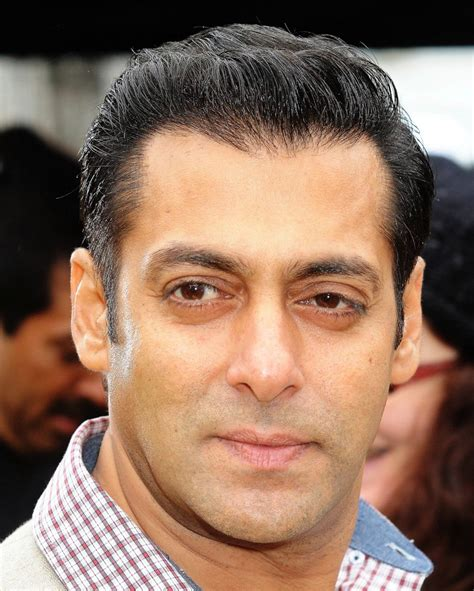
#> input picture UI/test_images/Salman Khan.jpg, 474 x 591 px, found by its file name
$ jupyter execute --allow-errors data_cleaning.ipynb   (shell and % lines are left out)
#> lines starting #> are read from the running program, lines starting #| are printed output that depends on the picture; after the words box and inside, x2 and y2 are one past the last pixel; in counts of white or black regions, pixels touching at a corner belong together
<h2 style='color:blue' align='center'>Sports Celebrity Image Classification: Data Cleaning<h2>

Special thanks to Debjyoti Paul (My data scientist friend at Amazon) for help with this project

[cell 1]
import numpy as np
import cv2
import matplotlib
from matplotlib import pyplot as plt

#### When we look at any image, most of the time we identify a person using a face. An image might contain multiple faces, also the face can be obstructed and not clear. The first step in our pre-processing pipeline is to detect faces from an image. Once face is detected, we will detect eyes, if two eyes are detected then only we keep that image otherwise discard it.</h4>

#### Now how do you detect face and eyes?

[cell 2]
img = cv2.imread('./test_images/Salman khan.jpg')
#> img is the input picture: shape (591, 474, 3); mean B, G, R 95.6, 113.4, 142.9
img.shape
#> Out = (591, 474, 3)

[cell 3]
plt.imshow(img)

[cell 4]
gray = cv2.cvtColor(img, cv2.COLOR_BGR2GRAY)
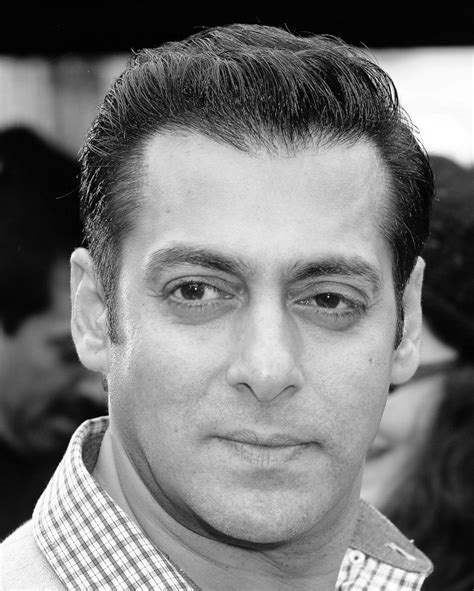
#> gray: shape (591, 474); min 0, max 255, mean 120.2
gray.shape
#> Out = (591, 474)

[cell 5]
gray

[cell 6]
plt.imshow(gray, cmap='gray')

[cell 7]
face_cascade = cv2.CascadeClassifier('./opencv/haarcascades/haarcascade_frontalface_default.xml')
eye_cascade = cv2.CascadeClassifier('./opencv/haarcascades/haarcascade_eye.xml')

faces = face_cascade.detectMultiScale(gray, 1.3, 5)
#> faces = [[71, 157, 365, 365]]
faces
#> Out = [[71, 157, 365, 365]]

[cell 8]
(x,y,w,h) = faces[0]
#> x = 71; y = 157; w = 365; h = 365
x,y,w,h
#> Out = (71, 157, 365, 365)

[cell 9]
face_img = cv2.rectangle(img,(x,y),(x+w,y+h),(255,0,0),2)
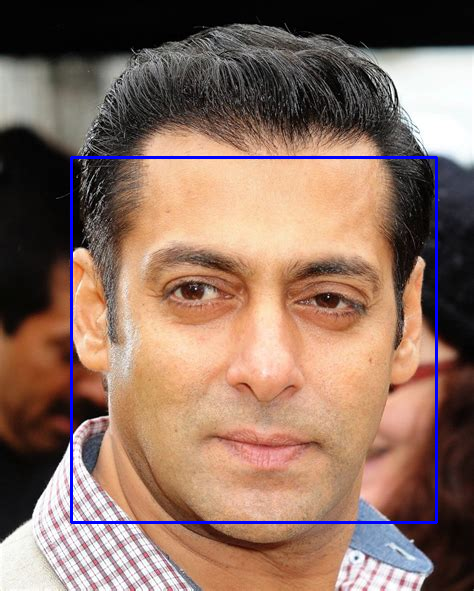
#> face_img: shape (591, 474, 3); mean B, G, R 98.1, 111.7, 140.7
plt.imshow(face_img)

[cell 10]
cv2.destroyAllWindows()
for (x,y,w,h) in faces:
    face_img = cv2.rectangle(img,(x,y),(x+w,y+h),(255,0,0),2)
    roi_gray = gray[y:y+h, x:x+w]
    roi_color = face_img[y:y+h, x:x+w]
    eyes = eye_cascade.detectMultiScale(roi_gray)
    for (ex,ey,ew,eh) in eyes:
        cv2.rectangle(roi_color,(ex,ey),(ex+ew,ey+eh),(0,255,0),2)
#> this loop made 1 pass
#> (x, y, w, h, eyes) on pass 1: (71, 157, 365, 365, [[208, 222, 24, 24], [81, 94, 82, 82], [211, 100, 86, 86]])
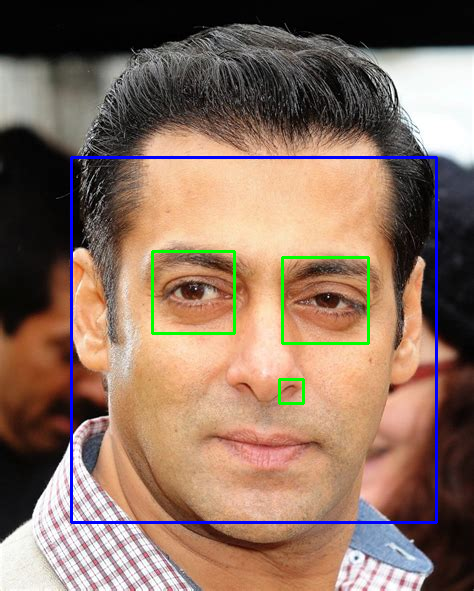
#> img: shape (591, 474, 3); 0.82% of pixels changed, all inside (x1, y1, x2, y2) = (151, 250, 370, 405)
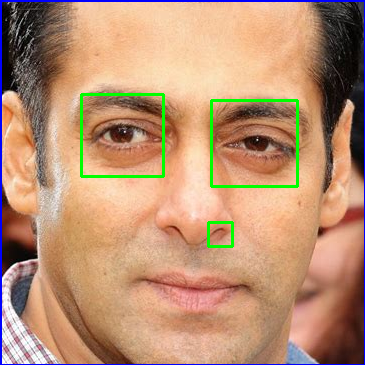
#> roi_color: shape (365, 365, 3); mean B, G, R 115.2, 145, 186.1


plt.figure()
plt.imshow(face_img, cmap='gray')
plt.show()

[cell 11]
plt.imshow(roi_color, cmap='gray')

[cell 12]
def get_cropped_image_if_2_eyes(image_path):
    img = cv2.imread(image_path)
    gray = cv2.cvtColor(img, cv2.COLOR_BGR2GRAY)
    faces = face_cascade.detectMultiScale(gray, 1.3, 5)
    for (x,y,w,h) in faces:
        roi_gray = gray[y:y+h, x:x+w]
        roi_color = img[y:y+h, x:x+w]
        eyes = eye_cascade.detectMultiScale(roi_gray)
        if len(eyes) >= 2:
            return roi_color

[cell 13]
original_image = cv2.imread('./test_images/sharapova1.jpg')
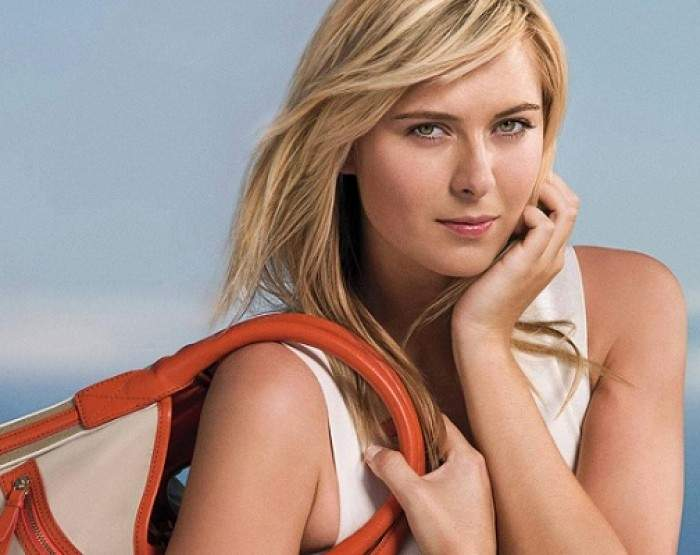
#> input picture CelebrityFaceRecognition/model/test_images/sharapova1.jpg, 700 x 555 px
#> original_image is the input picture: shape (555, 700, 3); mean B, G, R 134.6, 144, 169.9
plt.imshow(original_image)

[cell 14]
cropped_image = get_cropped_image_if_2_eyes('./test_images/sharapova1.jpg')
#> in get_cropped_image_if_2_eyes, `gray = cv2.cvtColor(img, cv2.COLOR_BGR2GRAY)`:
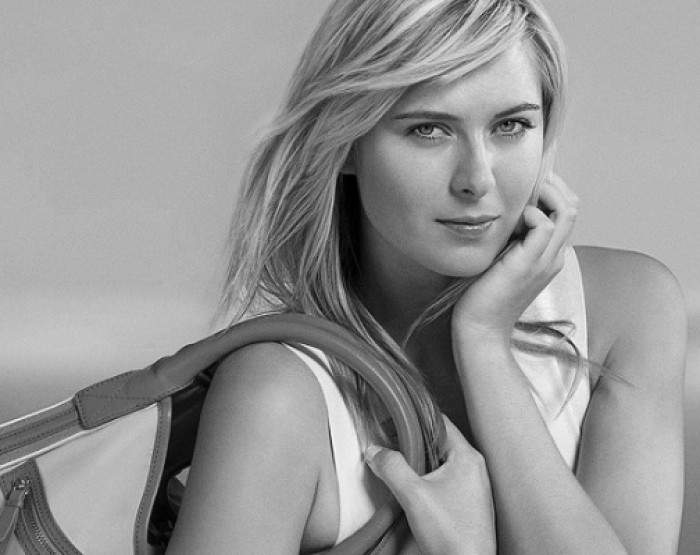
#> gray: shape (555, 700); min 0, max 254, mean 150.7
#> in get_cropped_image_if_2_eyes, `faces = face_cascade.detectMultiScale(gray, 1.3, 5)`: faces = [[352, 38, 233, 233]]
#> the loop in get_cropped_image_if_2_eyes, `for (x,y,w,h) in faces:` made 1 pass
#> (x, y, w, h, eyes) on pass 1: (352, 38, 233, 233, [[134, 65, 47, 47], [50, 68, 48, 48]])
#> pass 1, in get_cropped_image_if_2_eyes, `roi_gray = gray[y:y+h, x:x+w]`:
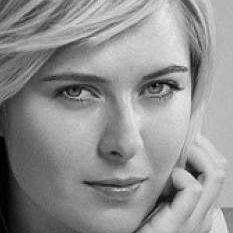
#> roi_gray: shape (233, 233); min 0, max 233, mean 144.5
#> pass 1, in get_cropped_image_if_2_eyes, `roi_color = img[y:y+h, x:x+w]`:
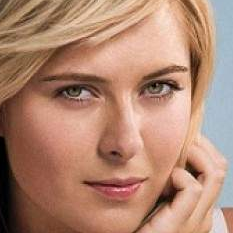
#> roi_color: shape (233, 233, 3); mean B, G, R 113.5, 134.3, 176.2
plt.imshow(cropped_image)

[cell 15]
org_image_obstructed = cv2.imread('./test_images/sharapova2.jpg')
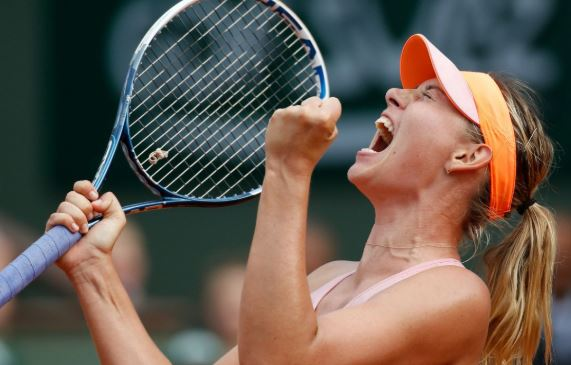
#> input picture CelebrityFaceRecognition/model/test_images/sharapova2.JPG, 571 x 365 px, found by its file name
#> org_image_obstructed is the input picture: shape (365, 571, 3); mean B, G, R 80.8, 91, 102.6
plt.imshow(org_image_obstructed)

[cell 16]
cropped_image_no_2_eyes = get_cropped_image_if_2_eyes('./test_images/sharapova2.jpg')
#> call 2 of get_cropped_image_if_2_eyes, with image_path = './test_images/sharapova2.jpg'
#> in get_cropped_image_if_2_eyes (call 2), `gray = cv2.cvtColor(img, cv2.COLOR_BGR2GRAY)`:
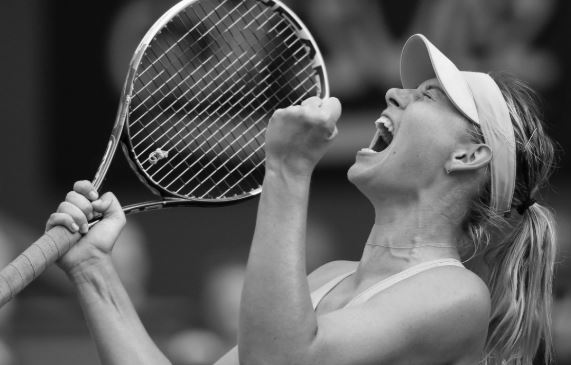
#> gray: shape (365, 571); min 0, max 254, mean 93.3
#> in get_cropped_image_if_2_eyes (call 2), `faces = face_cascade.detectMultiScale(gray, 1.3, 5)`: faces = ()
cropped_image_no_2_eyes

[cell 17]
path_to_data = "./dataset/"
path_to_cr_data = "./dataset/cropped/"

[cell 18]
import os
img_dirs = []
for entry in os.scandir(path_to_data):
    if entry.is_dir():
        img_dirs.append(entry.path)

[cell 19]
img_dirs

[cell 20]
import shutil
if os.path.exists(path_to_cr_data):
     shutil.rmtree(path_to_cr_data)
os.mkdir(path_to_cr_data)

[cell 21]
cropped_image_dirs = []
celebrity_file_names_dict = {}

#> (the rest of this cell did not finish here and is left out)
